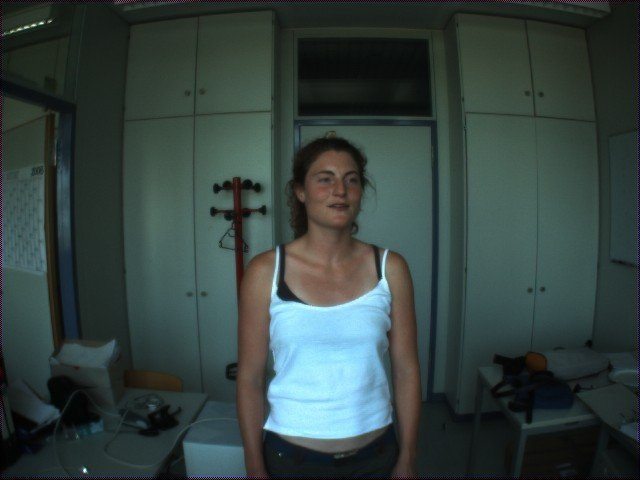
#> input picture data/train/image/sub_image/img-1153828697.70-0.png, 640 x 480 px; its folder holds only this picture in this run
$ jupyter execute --allow-errors 'Data Agumentation (manually).ipynb'
#> lines starting #> are read from the running program, lines starting #| are printed output that depends on the picture
[cell 1]
import numpy as np
import cv2
import matplotlib.pyplot as plt
import glob

[cell 2]
Base_dir_images = 'A1_New/data/train/image/sub_image/'
Base_dir_masks = 'A1_New/data/train/image/sub_image/'
images = glob.glob(Base_dir_images + '*')
len(images)
plt.figure(figsize = (10, 10))
i = 1
for image in images:
    img = cv2.imread(image)
#> img is the input picture: shape (480, 640, 3); mean B, G, R 64.7, 67.4, 53.1
    img = cv2.cvtColor(img, cv2.COLOR_BGR2RGB)
    plt.subplot(3,3,i)
    plt.imshow(img)
    i += 1

plt.show()

[cell 3]
img = cv2.imread('/home/xing_usrqj/Freespace_Semantic/semantic/A1_New/data/test/sub_test/cond2-muntsin.png')
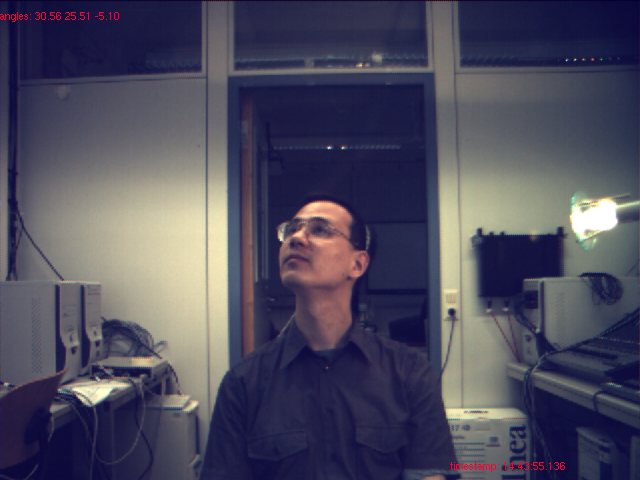
#> input picture data/test/sub_test/cond2-muntsin.png, 640 x 480 px, found by its file name
#> img is the input picture: shape (480, 640, 3); mean B, G, R 93.4, 74.9, 77.1
img = cv2.add(img, 50)
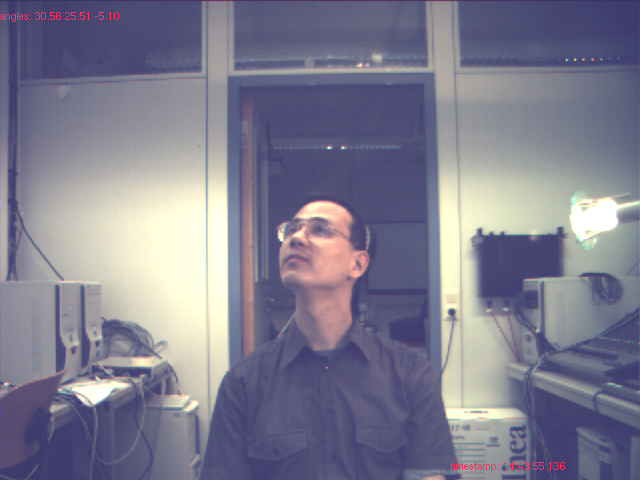
#> img: shape (480, 640, 3); mean B, G, R 143.3, 124.4, 126.1
cv2.imshow("image", img)
cv2.imwrite('/home/xing_usrqj/Freespace_Semantic/semantic/A1_New/data/test/sub_test/cond2-muntsin2.png',img)
cv2.waitKey(0)
cv2.destroyAllWindows();
